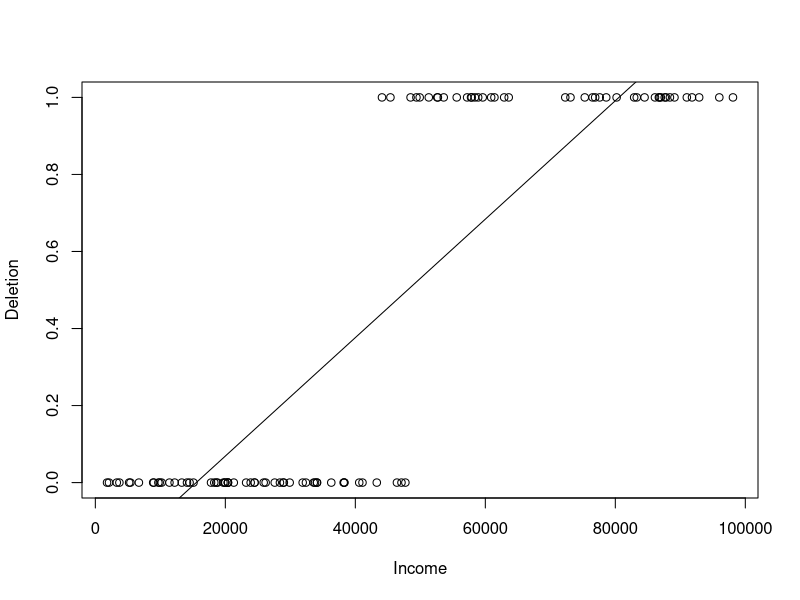

Recreate this plot in R.
# 請記得先設定工作目錄！

# 二之一節
# 火星人奢華性刪除現象資料
rd = read.delim("richdeletion.txt")
head(rd)

# 強迫R以五位整數顯示X軸數值。沒有此行時R會以「十的次方」格式呈現數值
options(scipen = 5)
plot(Deletion ~ Income, data = rd)	# 用之前Y~X方程式的語法也能畫圖！

rd.lm = lm(Deletion ~ Income, data = rd)	# 在線性迴歸中分析富豪型刪除機率
summary(rd.lm)					                  # 只擷取係數的部分
abline(rd.lm)                             # 將最佳配適線加到<圖一>上

# 將glm()函數中的family參數設定為binomial，以二項分佈函數建立廣義線型模型
rd.glm = glm(Deletion ~ Income, family = "binomial", data = rd)
summary(rd.glm) 

# 二之二節
log(Inf)			# 沒錯！R可以讓你計算無限值！
log(0)

# 練習一
# 一
# 計算Deletion的平均值，得到有富豪型刪除的機率P1。
del.p = mean(rd$Deletion) # 0.44
# 套用公式二
log(del.p / (1 - del.p)) # -0.2411621

# 二
# 取得所有係數
coefs = coef(rd.glm)

# 對數的相反就是指數exp()，將截距係數轉換為原始機率
exp(coefs["(Intercept)"])  # 收入為0時，有富豪型刪除的預測機率也趨近於0

# 以gtools套件的函數快速在對數勝率與原始機率間轉換
library(gtools)			# 記得先安裝並載入套件
logit(0.5)          # 從機率計算對數勝率
#[1] 0

inv.logit(0)        # 從對數勝率轉換回機率
#[1] 0.5

# 二之三之一節
# 火星語的「-qfx」後綴例子
# 建立含有20個1(有後綴的名詞)和10個0(無後綴的名詞)的向量
cheeseNouns = c(rep(1, 20), rep(0, 10)) 
sum(cheeseNouns == 0)				# 確認一下是否1和0的數量正確
sum(cheeseNouns == 1)    

# 二項檢定
# 以「binom.test()」直觀地根據「1」的數量以及樣本數進行二項檢定
binom.test(x = sum(cheeseNouns == 1), n = length(cheeseNouns))

# 卡方檢定
# 先以xtabs()來計算0和1的數量再以列聯表進行卡方檢定
cheeseNouns.tab = xtabs(~ cheeseNouns)
chisq.test(cheeseNouns.tab) 

# 只包含截距的邏輯迴歸模型
# 因為cheeseNouns單純是一個數值向量，這裡我們可以直接以「y ~ 1」的語法
# 在未指定「data」參數時就建立只含有截距的模型
cheese.glm = glm(cheeseNouns ~ 1, family = "binomial")
summary(cheese.glm) 

# 從邏輯迴歸模型的檢定報告中取出對數似然值、以內建的「logLik()」函數取出殘餘偏差值
# 最後再進行<公式五>的驗算
logLik(cheese.glm)               			# 直接從模型中取出對數似然值
#'log Lik.' -19.09543 (df=1) 	
cheese.glm.sum = summary(cheese.glm)	# 將模型的檢定報告另存為物件
dev = cheese.glm.sum$deviance		      # 從檢定報告中取出殘餘偏差值
dev
#[1] 38.19085
dev/(-2)    				                  # 以<公式五>從殘餘偏差值反推至似然值
#[1] -19.09543

# 驗證只含有截距的模型中的截距係數代表的就是P1的機率
# cheeseNouns的向量平均數就代表P1的機率
mean(cheeseNouns)		
#[1] 0.6666667
coefs = cheese.glm.sum$coefficients	# 從模型檢定報告中取出所有係數數據
coef.int = coefs[1, "Estimate"]	# 取得截距係數數據(1 = 數據中的第1列)
#[1] 0.6931472
library(gtools)              				# 記得安裝載入gtools套件
# 將截距係數的P1對數勝率反轉回P1機率，與前面的平均數相同！
inv.logit(coef.int)
#[1] 0.6666667

# 以單一樣本z檢定驗證模型中截距係數的p值
coefs[1, "Pr(>|z|)"]			          # 取得截距係數p值(第1列數據的p值)
#[1] 0.07350237
logit.z = coefs[1, "z value"] 	   	# 取得截距係數z值
2 * pnorm(logit.z, lower.tail = F)	# z值大於0所以取得右尾p值再計算雙尾p值
#[1] 0.07350237

logit.SE = coefs[1, "Std. Error"] 		# 只取出截距係數標準誤
coef.int/logit.SE             				# 公式六得到相同z值
#[1] 1.789699

# 以起司名詞後綴例子示範卡方值與邏輯迴歸截距z值的相似性
# 以起司後綴例子進行卡方檢定，而檢定報告另存為物件
cheese.chisq = chisq.test(c(10, 20))
cheese.chisq$statistics 				# 只取出報告中的卡方值
#X-squared 
#3.333333
logit.z ^ 2						# 計算邏輯迴歸截距z值平方
#[1] 3.203021 
